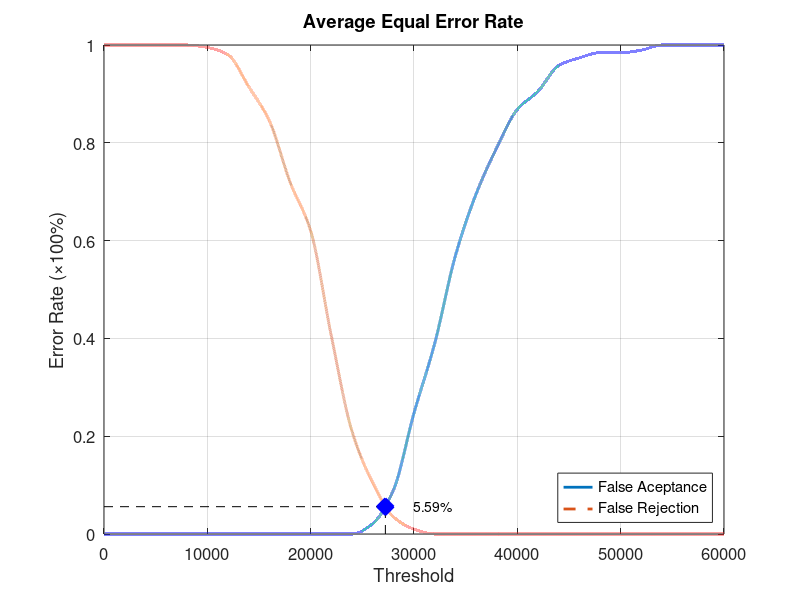
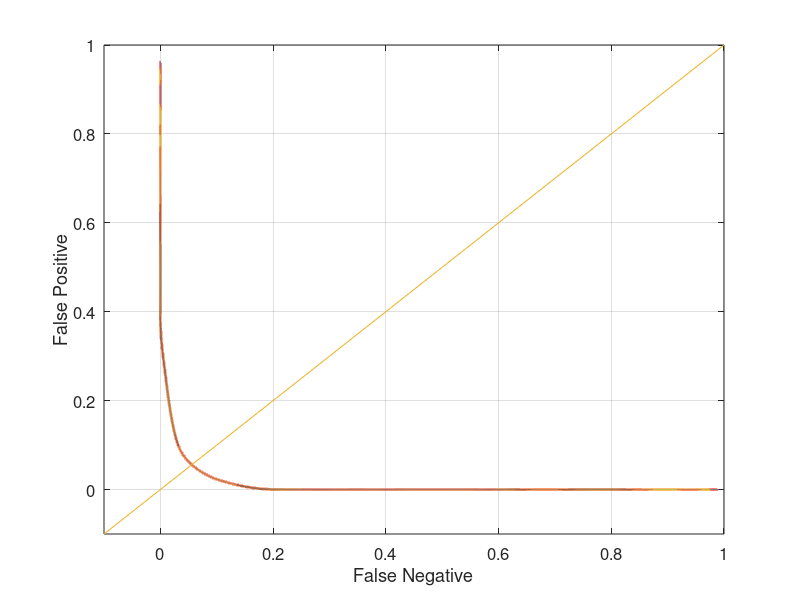

The MATLAB source for these figures, in order:
function yEER = Database4_3
close all;
clear;
clc;
x = 0:2000:60000;
xq = 0:0.5:60000;

y0 = [0 0 0 0 0 0 0 0 0 0 0 0 0 0.0210526 0.0894737 0.247368 0.389474 0.568421 0.694737 0.789474 0.868421 0.905263 0.957895 0.973684 0.984211 0.984211 0.989474 1 1 1 1];
yy0 = interp1(x, y0, xq, 'pchip');
y1 = [1 1 1 1 1 0.995 0.98 0.915 0.845 0.72 0.62 0.405 0.21 0.105 0.035 0.01 0 0 0 0 0 0 0 0 0 0 0 0 0 0 0];
yy1 = interp1(x, y1, xq, 'pchip');

% Calculating EER: 
y2 = abs(y0 - y1);
find(y2 == min(y2))
yy2 = abs(yy0 - yy1);
xEER = find(yy2 == min(yy2));
xEERIndex = xq(xEER) % X-axis EER
yEER = yy0(xEER) % Y-axis EER

main = figure
plot(xq, yy0,'-','LineWidth', 2);	hold on
plot(xq, yy1,'--','LineWidth', 2);	hold on
plot([xEERIndex xEERIndex], [0 yEER], 'k--');	hold on
plot([0 xEERIndex], [yEER yEER], 'k--');	hold on
plot(xEERIndex, yEER, 'bx', 'LineWidth', 10);	hold on
text(xEERIndex + 10 * xEERIndex / 100, yEER, [num2str(round((10000 * yEER)) / 100) '%'])
legend('False Aceptance', 'False Rejection', 'Location', 'SouthEast')
xlabel('Threshold')
ylabel('Error Rate (\times100%)')
title('Average Equal Error Rate')
set(gca, 'FontSize', 12)
axis([0 60000 0 1])
grid on

print(main, 'Database4_3Main', '-dpng');
FNRxFPR = figure('Color', [1 1 1]);
plot(yy1, yy0, '-', yy1, yy0, 'LineWidth', 2);
hold on
y = -0.1:0.1:1
plot(y, y); 
set(gca, 'FontSize', 12)
xlabel('False Negative')
ylabel('False Positive')
axis([-0.1 1 -0.1 1])
set(gca, 'FontSize', 12)
grid on

print(FNRxFPR, 'Database4_3FNRxFPR','-dpng');
end
